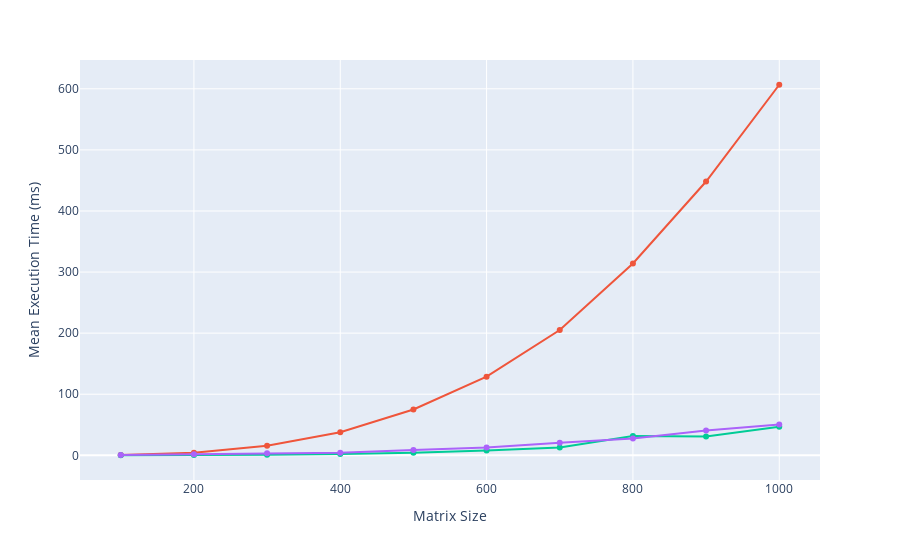

Notebook source saved alongside this figure:
### Code cell
import plotly.express as px

# Parse the two XML files
sparseqr_sizes, sparseqr_means = parse_xml_results("results/sparseqr.xml")
givens_sizes, givens_means = parse_xml_results("results/givens_rotation.xml")

# Create a Plotly figure with both lines
fig = px.line(
    labels={"x": "Matrix Size", "y": "Mean Execution Time (ms)"},
)

# Add householder trace
fig.add_scatter(
    x=sparseqr_sizes, y=sparseqr_means, mode="lines+markers", name="SparseQR"
)

# Add Givens trace
fig.add_scatter(x=givens_sizes, y=givens_means, mode="lines+markers", name="Givens")

# Add NumPy trace
fig.add_scatter(x=numpy_sizes, y=numpy_means, mode="lines+markers", name="NumPy")

fig.update_layout(
    xaxis_title="Matrix Size", yaxis_title="Mean Execution Time (ms)", showlegend=False
)


fig.show()

# exprt fig to jpg
fig.write_image("figures/sparseqr_givens.jpg", scale=5, width=500, height=300)

### Figure 1 — Plotly figure (JSON) as saved in the notebook; plotly's stock layout.template omitted (floating-point values rounded to 4 significant figures)
{"data": [{"hovertemplate": "<extra></extra>", "legendgroup": "", "line": {"color": "#636efa", "dash": "solid"}, "marker": {"symbol": "circle"}, "mode": "lines", "name": "", "orientation": "v", "showlegend": false, "type": "scatter", "xaxis": "x", "yaxis": "y"}, {"mode": "lines+markers", "name": "SparseQR", "type": "scatter", "x": [100, 200, 300, 400, 500, 600, 700, 800, 900, 1000], "y": [0.4441, 4.182, 15.58, 37.7, 74.98, 128.7, 205.0, 313.9, 448.2, 606.7]}, {"mode": "lines+markers", "name": "Givens", "type": "scatter", "x": [100, 200, 300, 400, 500, 600, 700, 800, 900, 1000], "y": [0.07962, 0.2999, 0.8603, 2.257, 4.044, 7.751, 12.96, 31.59, 30.78, 46.69]}, {"mode": "lines+markers", "name": "NumPy", "type": "scatter", "x": [100, 200, 300, 400, 500, 600, 700, 800, 900, 1000], "y": [0.6312, 1.632, 3.324, 4.124, 8.615, 12.62, 20.38, 27.7, 40.7, 50.44]}], "layout": {"legend": {"tracegroupgap": 0}, "margin": {"t": 60}, "showlegend": false, "xaxis": {"anchor": "y", "domain": [0, 1], "title": {"text": "Matrix Size"}}, "yaxis": {"anchor": "x", "domain": [0, 1], "title": {"text": "Mean Execution Time (ms)"}}}}
